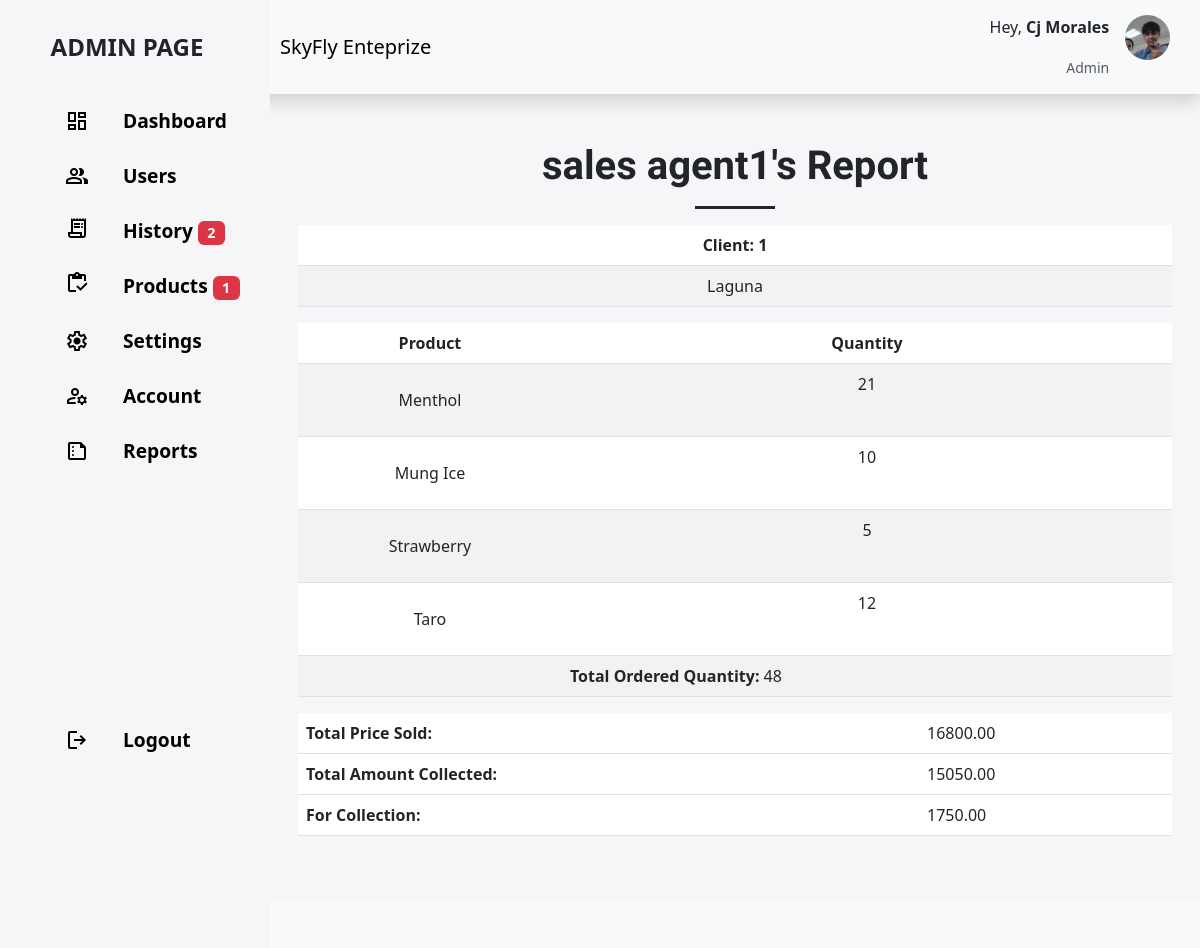
/adminbasta/reports_viewsales.php?id=3 (signed in), run on the app's committed database.
### tables this page shows
CREATE TABLE `users` (
  `id` int(11) NOT NULL,
  `email` varchar(255) NOT NULL,
  `password` varchar(255) NOT NULL,
  `access_level` int(11) DEFAULT NULL,
  `position` varchar(255) NOT NULL,
  `id_appoint` int(11) NOT NULL,
  `id_team` int(11) NOT NULL,
  `firstname` varchar(255) NOT NULL,
  `lastname` varchar(255) NOT NULL,
  `address` text NOT NULL,
  `contact` varchar(255) NOT NULL,
  `valid_id` varchar(255) NOT NULL,
  `pfp` varchar(255) NOT NULL
);

### adminbasta/reports_viewsales.php (the view, shortened to what this page needs)
        <?php
require '../config/connection.php';
$id = $_SESSION['id'];
$query = "SELECT * FROM users WHERE id='$id'";
$nav = mysqli_query($connection, $query);
$id2 =$_GET['id'];
$sql_display_all = "SELECT * FROM users WHERE id = $id2";
$query = mysqli_query($connection, $sql_display_all);
$user_id = isset($_GET['id']) ? $_GET['id'] : null;
$query3 = "SELECT product_name, SUM(product_quantity) AS total_quantity FROM order_items WHERE id_appoint = $user_id GROUP BY product_name";
$quantity = mysqli_query($connection, $query3);
function calculateTotalQuantity($connection, $user_id) {
    $totalQuantity = 0;
    $query = "SELECT SUM(product_quantity) AS total_quantity FROM order_items WHERE id_appoint = $user_id";
    $result = mysqli_query($connection, $query);
    while ($row = mysqli_fetch_assoc($result)) {
        $totalQuantity += $row['total_quantity'];
    }
    return $totalQuantity;
}
$totalOrderedQuantity = calculateTotalQuantity($connection, $user_id);
$query4 = "SELECT address,
                  COUNT(DISTINCT address) AS total_clients,
                  SUM(CASE WHEN order_status = 'Paid' THEN 1 ELSE 0 END) AS paid_orders
           FROM orders
           WHERE id_appoint = $user_id
           GROUP BY address
           ORDER BY paid_orders DESC";
$client = mysqli_query($connection, $query4);
function calculateTotalClient($connection, $user_id) {
    $totalClients = 0;
    $query = "SELECT COUNT(DISTINCT address) AS total_clients FROM orders WHERE id_appoint = $user_id";
    $client = mysqli_query($connection, $query);
    if ($row = mysqli_fetch_assoc($client)) {
        $totalClients = $row['total_clients'];
    }
    return $totalClients;
}
$totalClients = calculateTotalClient($connection, $user_id);
$sql = "SELECT
            (SELECT SUM(order_cost) FROM orders WHERE id_appoint = $user_id) AS total_price_sold,
            (SELECT SUM(order_cost) FROM orders WHERE order_status = 'Paid' AND id_appoint = $user_id) AS total_amount_collected,
            (SELECT SUM(order_cost) FROM orders WHERE order_status != 'Paid' AND id_appoint = $user_id) AS total_for_collection";
$result = mysqli_query($connection, $sql);
if ($result) {
    $row = mysqli_fetch_assoc($result);
    $totalPriceSold = 0;
    $totalAmountCollected = 0;
    $totalForCollection = 0;
    $totalPriceSold = $row['total_price_sold'] ?? 0 ;
    $totalAmountCollected = $row['total_amount_collected'] ?? 0;
    $totalForCollection = $row['total_for_collection'] ?? 0;
}
$query_restock = "SELECT COUNT(*) AS num_products FROM products WHERE product_quantity <= 20";
$result_restock = mysqli_query($connection, $query_restock);
$row_restock = mysqli_fetch_assoc($result_restock);
$numProductsToRestock = $row_restock['num_products'];
$query_no_appointment = "SELECT COUNT(*) AS num_orders FROM orders WHERE appointed_to = 'No One Appointed'";
$result_no_appointment = mysqli_query($connection, $query_no_appointment);
$row_no_appointment = mysqli_fetch_assoc($result_no_appointment);
$numOrdersNoAppointment = $row_no_appointment['num_orders'];
?>
<!DOCTYPE html>
<html lang="en">
<head>
    <link rel="stylesheet" href="https://cdnjs.cloudflare.com/ajax/libs/twitter-bootstrap/5.3.0/css/bootstrap.min.css">
    <link rel="stylesheet" href="https://cdn.datatables.net/2.0.0/css/dataTables.bootstrap5.css">
    <link rel="stylesheet" href="assets/css/adduser.css">
</head>
<body>
    <main>
        <nav class="navbar navbar-expand-lg navbar-light bg-gradient bg-light py-0 shadow" id="TopNav">
            <div id="navBarBrand-container">
                <a class="navbar-brand">ADMIN PAGE</a>
            </div>
            <div id="navBarMenu-container">
                <div class="ct-top-nav-left">
                    <a class="navbar-brand" href="index.php">SkyFly Enteprize</a>
                </div>
                <div class="ct-top-nav-right">
                    <?php while ($rows = mysqli_fetch_assoc($nav)){ ?>
                    <div class="profile">
                    <div class="info">
                        <p>Hey, <b><?php echo $rows['firstname'] ." ". $rows['lastname']; ?></b></p>
                        <small class="text-muted">Admin</small>
                    </div>
                    <div class="profile-photo">
                        <?php
                        $imagePath = $rows['pfp'];
                        $imageURL = 'http://localhost/Ecomerce2/images/' . $imagePath;
                        echo '<img src="' . $imageURL . '" alt="Product Image">';
                        ?>
                    </div>
                <?php } ?>
                </div>
                </div>
            </div>
        </nav>
        <div id="sidebarNav">
            <ul class="nav-menu">
                <li class="nav-item">
                    <div class="nav-icon">
                        <span class="material-symbols-outlined">
                            </span>
                    </div>
                    <a href="index.php" class="nav-link">Dashboard</a>
                </li>
                <li class="nav-item">
                    <div class="nav-icon">
                        <span class="material-symbols-outlined">
                        </span>
                    </div>
                    <a href="usermanage.php" class="nav-link notification-link">Users
                    </a>
                </li>
                <li class="nav-item">
                    <div class="nav-icon">
                        <div class="notification-icon">
                            <span class="material-symbols-outlined">
                            </span>
                        </div>
                    </div>
                    <a href="order.php" class="nav-link notification-link">
                        <span class="material-icons-outlined">History</span>
                        <?php if ($numOrdersNoAppointment > 0) : ?>
                            <span class="badge bg-danger"><?php echo $numOrdersNoAppointment; ?></span>
                        <?php endif; ?>
                    </a>
                </li>
                <li class="nav-item">
                    <div class="nav-icon">
                        <div class="notification-icon">
                            <span class="material-symbols-outlined">
                            </span>
                        </div>
                    </div>
                    <a href="product.php" class="nav-link notification-link">
                        <span class="material-icons-outlined">Products</span>
                        <?php if ($numProductsToRestock > 0) : ?>
                            <span class="badge bg-danger"><?php echo $numProductsToRestock; ?></span>
                        <?php endif; ?>
                    </a>
                </li>
                <li class="nav-item">
                    <div class="nav-icon">
                        <span class="material-symbols-outlined">
                        </span>
                    </div>
                    <a href="settings.php" class="nav-link">Settings</a>
                </li>
                <li class="nav-item">
                    <div class="nav-icon">
                        <span class="material-symbols-outlined">
                            </span>
                    </div>
                    <a href="accountmanage.php" class="nav-link">Account</a>
                </li>
                <li class="nav-item">
                    <div class="nav-icon">
                        <span class="material-symbols-outlined">
                            </span>
                    </div>
                    <a href="reports.php" class="nav-link">Reports</a>
                </li>
                <li class="nav-item">
                    <div class="nav-icon">
                        <span class="material-symbols-outlined">
                            </span>
                    </div>
                    <a href="logout.php" class="nav-link">Logout</a>
                </li>
            </ul>
        </div>
        <div id="main-wrapper" class="py-5 px-3">
            <div class="container">
                <?php while($row = mysqli_fetch_assoc($query)) { ?>
                <h1 class="text-center"><b><?php echo $row['firstname'] ." ". $row['lastname']; ?>'s Report</b></h1>
            <?php } ?>
                <hr class="border-3 border-dark mx-auto opacity-100" style="width:80px">
                 <table class="table table-striped" style="width:100%">
                    <thead>
                        <tr>
                        <th><center>Client: <?php echo $totalClients; ?></center></th>
                    </tr>
                </thead>
                    <tbody>
                        <?php
                        while ($row = mysqli_fetch_assoc($client)) {
                            echo "<tr>";
                            echo "<td><center>{$row['address']}</center></td>";
                            echo "</tr>";
                        }
                        ?>
                    </tbody>
                </table>
                <table class="table table-striped" style="width:100%">
                    <thead>
                        <tr>
                            <th><center>Product</center></th>
                            <th><center>Quantity</center></th>
                        </tr>
                    </thead>
                    <tbody>
                        <?php while ($row = mysqli_fetch_assoc($quantity)) {
                            echo "<tr>
                                    <td><p><center>{$row['product_name']}</center></p></td>
                                    <td><center><span>{$row['total_quantity']}</span></center></td>
                                </tr>";
                        }
                        ?>
                    </tbody>
                    <td></td>
                    <td><strong>Total Ordered Quantity: </strong><?php echo $totalOrderedQuantity; ?></td>
                </table>
                <table class="table table-striped" style="width:100%">
                    <thead>
                        <tr>
                            <th>Total Price Sold: <td><?php echo $totalPriceSold; ?></td></th>
                        </tr>
                        <tr>
                            <th>Total Amount Collected: <td><?php echo $totalAmountCollected; ?></td></th>
                        </tr>
                        <tr>
                            <th>For Collection: <td><?php echo $totalForCollection; ?></td></th>
                        </tr>
                    </thead>
                </table>
            </div>
        </div>
        <footer class="shadow-top py-4 col-auto bg-light text-dark" id="footer">
        </footer>
</main>
</body>
</html>

### adminbasta/assets/css/adduser.css (style rules this page uses)
:root { --color-background: #f6f6f9; }
h1, h2, h3, h4, h5, h6 { font-family: 'Amatic SC', cursive; }
html, body { height: 100%; width: 100%; overflow-x: hidden; }
main { width: 100%; height: 100%; overflow: hidden; display: flex; flex-direction: column; }
main>nav, main>footer { width: 100%; flex-shrink: 1; }
main>div#main-wrapper { width: 100%; flex-grow: 1; height: calc(100%); overflow: auto; }
body { background-color: var(--color-background); }
#navBarBrand-container { display: flex; flex-wrap: wrap; overflow: hidden; padding: 0 15px; justify-content: center; align-items: center; background-color: var(--color-background); min-height: calc(100%); }
#navBarBrand-container .navbar-brand { white-space: break-spaces; font-size: 1.5rem; font-weight: bolder; text-align: center; }
#navBarBrand-container * { color:#202528; }
.ct-top-nav-right .profile { display: flex; gap: 1rem; text-align: right; }
.ct-top-nav-right .profile .profile-photo { width: 2.8rem; height: 2.8rem; border-radius: 50%; overflow: hidden; display: flex; justify-content: center; align-items: center; }
.ct-top-nav-right .profile .profile-photo img { width: 100%; height: 100%; object-fit: cover; }
#navBarMenu-container { display: flex; align-items: center; justify-content: space-between; padding: 15px 30px 15px 10px; }
#navBarMenu-container a { white-space: break-spaces; }
#main-wrapper, #navBarMenu-container, #navBarBrand-container, #footer { transition: width .3s ease-in-out, margin .3s ease-in-out; }
#sidebarNav { width: 350px; position: fixed; left: 0; min-height: 60vh; background-color: var(--color-background); transition: width 0.3s ease-in-out; opacity: 0; overflow: hidden; }
#sidebarNav .nav-menu { width: calc(100%); overflow: auto; padding: 0; flex-direction: column; border-radius: 15px; }
#sidebarNav .nav-menu .nav-item { min-height: 55px; display: flex; list-style: none; padding: 0 15px; align-items: center; border-bottom: 1px solid transparent; transition: transform 0.3s ease-in-out; margin-left: 2rem; gap: 1rem; }
#sidebarNav .nav-menu .nav-item:last-child { position: absolute; bottom: 2rem; width: 100%; }
#sidebarNav .nav-menu .nav-item>.nav-icon { flex-shrink: 1; font-size: 23px; display: flex; align-items: center; justify-content: center; width: 60px; }
#sidebarNav .nav-menu .nav-item>.nav-link { flex-grow: 1; font-size: 1.2rem; font-weight: 600; color: #ededed; }
#sidebarNav .nav-menu .nav-item>.nav-link, #sidebarNav .nav-menu .nav-item>.nav-icon { color: #000; }
:root { --color-background: #f6f6f9; --bs-light: #f8f9fa; --bs-primary: #0d6efd; --bs-indigo: #6610f2; --bs-danger: #dc3545; --bs-success: #198754; }
h1, h2, h3, h5, h6 { font-family: 'Amatic SC', cursive; }
#sidebarNav { width: 270px; position: fixed; left: 0; min-height: 60vh; background-color: var(--color-background); transition: width 0.3s ease-in-out; opacity: 0; overflow: hidden; }

### data on the page
users: firstname "Cj", lastname "Morales", pfp (picture)
users: firstname "sales", lastname "agent1"

### other printed values
$numOrdersNoAppointment "2"
$numProductsToRestock "1"
$totalClients "1"
$row['address'] "Laguna"
$row['product_name'] "Menthol"
$row['total_quantity'] "21"
$row['product_name'] "Mung Ice"
$row['total_quantity'] "10"
$row['product_name'] "Strawberry"
$row['total_quantity'] "5"
$row['product_name'] "Taro"
$row['total_quantity'] "12"
$totalOrderedQuantity "48"
$totalPriceSold "16800.00"
$totalAmountCollected "15050.00"
